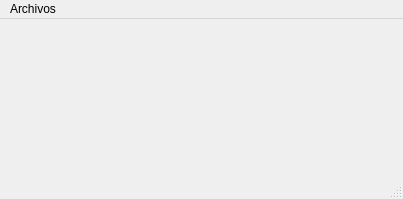
<?xml version="1.0" encoding="UTF-8"?>
<ui version="4.0">
 <class>frmMenu</class>
 <widget class="QMainWindow" name="frmMenu">
  <property name="windowModality">
   <enum>Qt::WindowModal</enum>
  </property>
  <property name="geometry">
   <rect>
    <x>0</x>
    <y>0</y>
    <width>403</width>
    <height>199</height>
   </rect>
  </property>
  <property name="windowTitle">
   <string>Formulario de Inicio</string>
  </property>
  <widget class="QWidget" name="centralwidget"/>
  <widget class="QMenuBar" name="menubar">
   <property name="geometry">
    <rect>
     <x>0</x>
     <y>0</y>
     <width>403</width>
     <height>21</height>
    </rect>
   </property>
   <widget class="QMenu" name="menuArchivos">
    <property name="title">
     <string>Archivos</string>
    </property>
    <addaction name="actionCarga_de_Datos"/>
    <addaction name="actionConsulta_de_Datos"/>
    <addaction name="separator"/>
    <addaction name="actionSalir"/>
   </widget>
   <addaction name="menuArchivos"/>
  </widget>
  <widget class="QStatusBar" name="statusbar"/>
  <action name="actionCarga_de_Datos">
   <property name="text">
    <string>Carga de Datos</string>
   </property>
  </action>
  <action name="actionConsulta_de_Datos">
   <property name="text">
    <string>Consulta de Datos</string>
   </property>
  </action>
  <action name="actionSalir">
   <property name="text">
    <string>Salir</string>
   </property>
  </action>
 </widget>
 <resources/>
 <connections/>
</ui>
